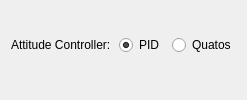
            <widget class="QWidget" name="container_QUATOS_MAX_OUT" native="true">
             <layout class="QHBoxLayout" name="horizontalLayout_7">
              <property name="spacing">
               <number>8</number>
              </property>
              <property name="topMargin">
               <number>1</number>
              </property>
              <item>
               <widget class="QLabel" name="label_32">
                <property name="sizePolicy">
                 <sizepolicy hsizetype="Fixed" vsizetype="Preferred">
                  <horstretch>0</horstretch>
                  <verstretch>0</verstretch>
                 </sizepolicy>
                </property>
                <property name="text">
                 <string>Attitude Controller:</string>
                </property>
               </widget>
              </item>
              <item>
               <widget class="QRadioButton" name="radioButton_attitude_pid">
                <property name="sizePolicy">
                 <sizepolicy hsizetype="Fixed" vsizetype="Fixed">
                  <horstretch>0</horstretch>
                  <verstretch>0</verstretch>
                 </sizepolicy>
                </property>
                <property name="text">
                 <string>PID</string>
                </property>
                <property name="checked">
                 <bool>true</bool>
                </property>
                <attribute name="buttonGroup">
                 <string notr="true">QUATOS_ENABLE</string>
                </attribute>
               </widget>
              </item>
              <item>
               <widget class="QRadioButton" name="radioButton_attitude_quatos">
                <property name="sizePolicy">
                 <sizepolicy hsizetype="Fixed" vsizetype="Fixed">
                  <horstretch>0</horstretch>
                  <verstretch>0</verstretch>
                 </sizepolicy>
                </property>
                <property name="text">
                 <string>Quatos</string>
                </property>
                <attribute name="buttonGroup">
                 <string notr="true">QUATOS_ENABLE</string>
                </attribute>
               </widget>
              </item>
             </layout>
            </widget>
